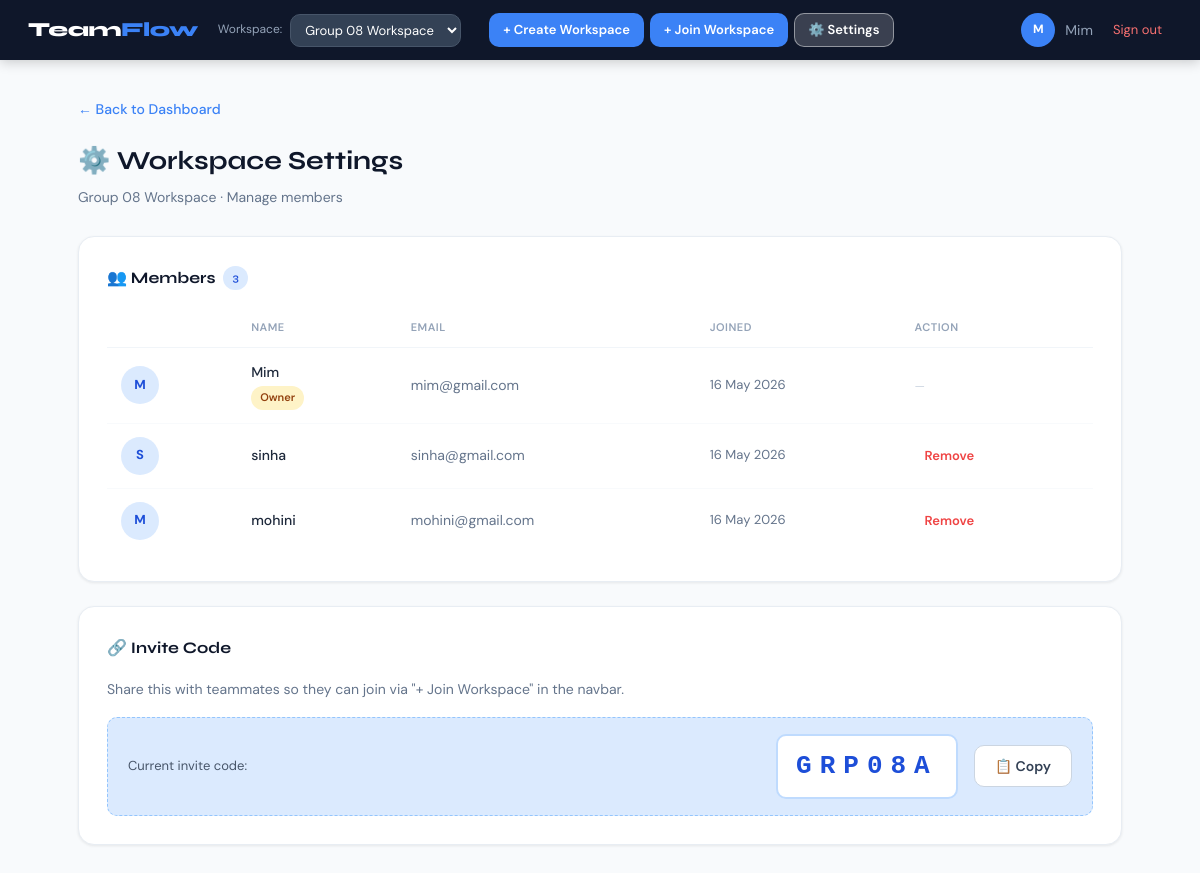
/TASK1/index.php?page=workspace_settings (signed in), run on the app's committed database.
### tables this page shows
CREATE TABLE `workspaces` (
  `id` int(11) NOT NULL,
  `name` varchar(100) DEFAULT NULL,
  `description` text DEFAULT NULL,
  `owner_id` int(11) DEFAULT NULL,
  `invite_code` varchar(20) DEFAULT NULL,
  `created_at` timestamp NOT NULL DEFAULT current_timestamp()
);

CREATE TABLE `workspace_members` (
  `id` int(11) NOT NULL,
  `workspace_id` int(11) DEFAULT NULL,
  `user_id` int(11) DEFAULT NULL,
  `joined_at` timestamp NOT NULL DEFAULT current_timestamp()
);

CREATE TABLE `users` (
  `id` int(11) NOT NULL,
  `name` varchar(100) DEFAULT NULL,
  `email` varchar(100) DEFAULT NULL,
  `password_hash` varchar(255) DEFAULT NULL,
  `created_at` timestamp NOT NULL DEFAULT current_timestamp()
);

### config/database.php (called while the page is built, shortened)
<?php
function db_pdo_options(): array {
    $opts = [
        PDO::ATTR_ERRMODE            => PDO::ERRMODE_EXCEPTION,
        PDO::ATTR_DEFAULT_FETCH_MODE => PDO::FETCH_ASSOC,
        PDO::ATTR_EMULATE_PREPARES   => false,
    ];
    return $opts;
}
function db_connect_pdo(): PDO {
    foreach (DB_PORTS as $port) {
        try {
            $dsn = sprintf(
                'mysql:host=%s;port=%d;dbname=%s;charset=utf8mb4',
                DB_HOST,
                $port,
                DB_NAME
            );
            $pdo = new PDO($dsn, DB_USER, DB_PASS, db_pdo_options());
            return $pdo;
        } catch (PDOException $e) {
            $last = $e;
        }
    }
}

### TASK1/config/Database.php (called while the page is built)
<?php
require_once dirname(__DIR__, 2) . '/config/database.php';
class Database {
    private static ?PDO $instance = null;
    public static function connect(): PDO {
        if (self::$instance === null) {
            self::$instance = db_connect_pdo();
        }
        return self::$instance;
    }
}

### TASK1/models/WorkspaceModel.php (called while the page is built, shortened)
<?php
require_once __DIR__ . '/../config/Database.php';
class WorkspaceModel {
    private PDO $db;
    public function __construct() {
        $this->db = Database::connect();
    }
    public function findById(int $id): ?array {
        $stmt = $this->db->prepare("SELECT * FROM workspaces WHERE id = ? LIMIT 1");
        $stmt->execute([$id]);
        return $stmt->fetch() ?: null;
    }
    public function getUserWorkspaces(int $userId): array {
        $stmt = $this->db->prepare(
            "SELECT w.*
             FROM workspaces w
             JOIN workspace_members wm ON wm.workspace_id = w.id
             WHERE wm.user_id = ?
             ORDER BY w.created_at ASC"
        );
        $stmt->execute([$userId]);
        return $stmt->fetchAll();
    }
    public function getMembers(int $workspaceId): array {
        $stmt = $this->db->prepare(
            "SELECT wm.id AS member_id, u.id AS user_id, u.name, u.email, wm.joined_at
             FROM workspace_members wm
             JOIN users u ON u.id = wm.user_id
             WHERE wm.workspace_id = ?
             ORDER BY wm.joined_at ASC"
        );
        $stmt->execute([$workspaceId]);
        return $stmt->fetchAll();
    }
}

### TASK1/config/helpers.php (called while the page is built, shortened)
<?php
require_once __DIR__ . '/Database.php';
function getInitials(string $name): string {
    $parts    = explode(' ', trim($name));
    $initials = '';
    foreach ($parts as $p) {
        if ($p !== '') $initials .= strtoupper($p[0]);
    }
    return $initials ?: '?';
}

### TASK1/views/workspace_settings.php (the view, shortened to what this page needs)
<?php
require_once 'config/helpers.php';
require_once 'models/WorkspaceModel.php';
$userId  = (int)$_SESSION['user_id'];
$wsModel = new WorkspaceModel();
$workspace = $wsModel->findById((int)($_SESSION['workspace_id'] ?? 0));
$members       = $wsModel->getMembers((int)$workspace['id']);
$allWorkspaces = $wsModel->getUserWorkspaces($userId);
?>
<!DOCTYPE html>
<html lang="en">
<head>
  <link rel="stylesheet" href="assets/css/style.css">
</head>
<body>
<nav class="navbar">
  <div class="navbar-brand">Team<span>Flow</span></div>
  <div class="navbar-ws-switcher">
    <span style="color:var(--navy-200);font-size:12px;">Workspace:</span>
    <select class="ws-select" onchange="switchWorkspace(this.value)">
      <?php foreach ($allWorkspaces as $ws): ?>
        <option value="<?= $ws['id'] ?>" <?= ($ws['id'] == $workspace['id']) ? 'selected' : '' ?>>
          <?= htmlspecialchars($ws['name']) ?>
        </option>
      <?php endforeach; ?>
    </select>
  </div>
  <div class="navbar-actions">
    <a href="index.php?page=create_workspace" class="navbar-action-btn">+ Create Workspace</a>
    <a href="index.php?page=join_workspace"   class="navbar-action-btn">+ Join Workspace</a>
    <a href="index.php?page=workspace_settings" class="navbar-action-btn navbar-action-btn--ghost navbar-action-btn--active">⚙️ Settings</a>
  </div>
  <div class="navbar-user">
    <div class="navbar-avatar"><?= htmlspecialchars(getInitials($_SESSION['name'])) ?></div>
    <span><?= htmlspecialchars($_SESSION['name']) ?></span>
    <a href="index.php?page=do_logout" class="navbar-logout">Sign out</a>
  </div>
</nav>
<div class="page-content">
  <a href="index.php?page=dashboard" class="back-link">← Back to Dashboard</a>
  <div class="page-header">
    <h1>⚙️ Workspace Settings</h1>
    <p><?= htmlspecialchars($workspace['name']) ?> · Manage members</p>
  </div>
  <div class="card">
    <div class="card-title">
      👥 Members
      <span class="badge badge-blue" id="member-count"><?= count($members) ?></span>
    </div>
    <table class="members-table">
      <thead>
        <tr>
          <th></th>
          <th>Name</th>
          <th>Email</th>
          <th>Joined</th>
          <th>Action</th>
        </tr>
      </thead>
      <tbody>
        <?php foreach ($members as $m): ?>
          <tr data-member-id="<?= $m['member_id'] ?>">
            <td>
              <div class="avatar"><?= htmlspecialchars(getInitials($m['name'])) ?></div>
            </td>
            <td>
              <div>
                <div class="avatar-name"><?= htmlspecialchars($m['name']) ?></div>
                <?php if ((int)$m['user_id'] === (int)$workspace['owner_id']): ?>
                  <span class="badge badge-amber" style="margin-top:3px;">Owner</span>
                <?php endif; ?>
              </div>
            </td>
            <td style="color:var(--navy-300);"><?= htmlspecialchars($m['email']) ?></td>
            <td style="color:var(--navy-300);font-size:13px;">
              <?= date('d M Y', strtotime($m['joined_at'])) ?>
            </td>
            <td>
              <?php if ((int)$m['user_id'] !== (int)$workspace['owner_id']): ?>
                <button class="btn-danger" onclick="removeMember(<?= $m['member_id'] ?>)">
                  Remove
                </button>
              <?php else: ?>
                <span style="color:var(--navy-100);font-size:12px;">—</span>
              <?php endif; ?>
            </td>
          </tr>
        <?php endforeach; ?>
      </tbody>
    </table>
  </div>
  <div class="card">
    <div class="card-title">🔗 Invite Code</div>
    <p style="font-size:14px;color:var(--navy-300);margin-bottom:16px;">
      Share this with teammates so they can join via "+ Join Workspace" in the navbar.
    </p>
    <div class="invite-box" style="margin-bottom:0;">
      <div class="invite-label">Current invite code:</div>
      <div class="invite-code" id="inviteCode"><?= htmlspecialchars($workspace['invite_code']) ?></div>
      <button class="btn btn-outline" onclick="copyInviteCode()" id="copyBtn">📋 Copy</button>
    </div>
  </div>
</div>
</body>
</html>

### data on the page
workspaces: name "Group 08 Workspace", invite_code "GRP08A"
workspace_members: user.name "M", user.name "Mim", shows "Owner", user.email "mim@gmail.com", joined_at "16 May 2026"
workspace_members: user.name "S", user.name "sinha", user.email "sinha@gmail.com", joined_at "16 May 2026"
workspace_members: user.name "M", user.name "mohini", user.email "mohini@gmail.com", joined_at "16 May 2026"

### other printed values
getInitials($_SESSION['name']) "M"
$_SESSION['name'] "Mim"
count($members) "3"
form field value "Group 08 Workspace"
